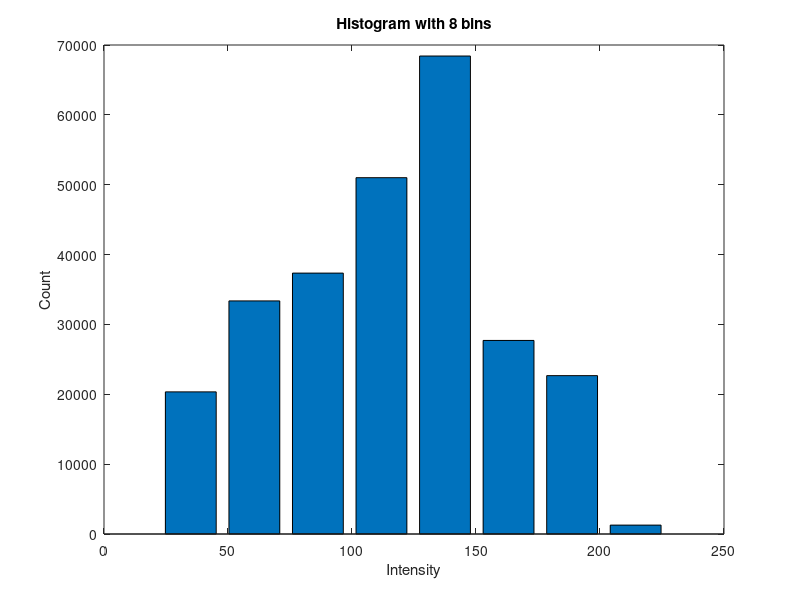
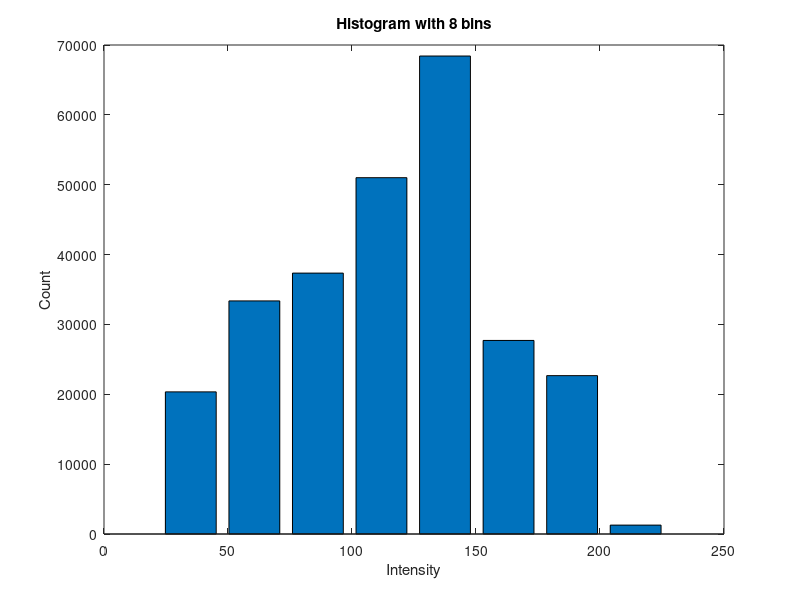
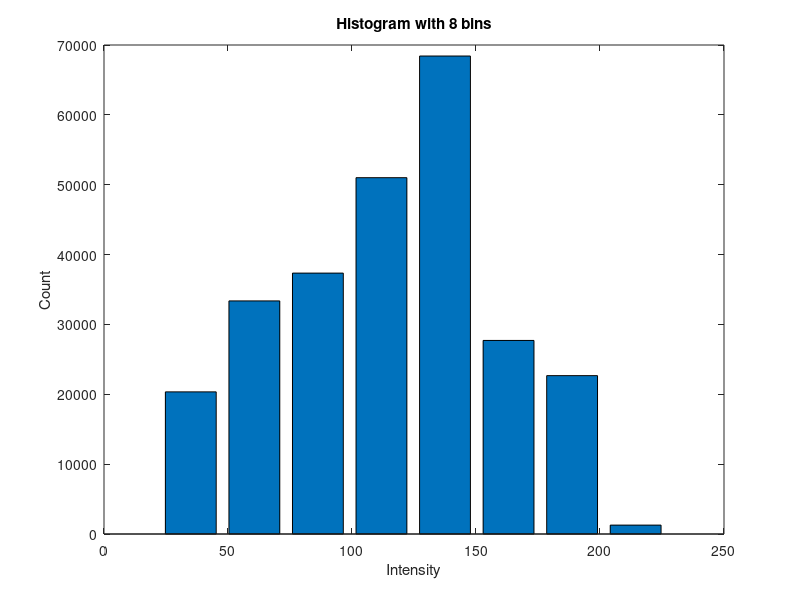
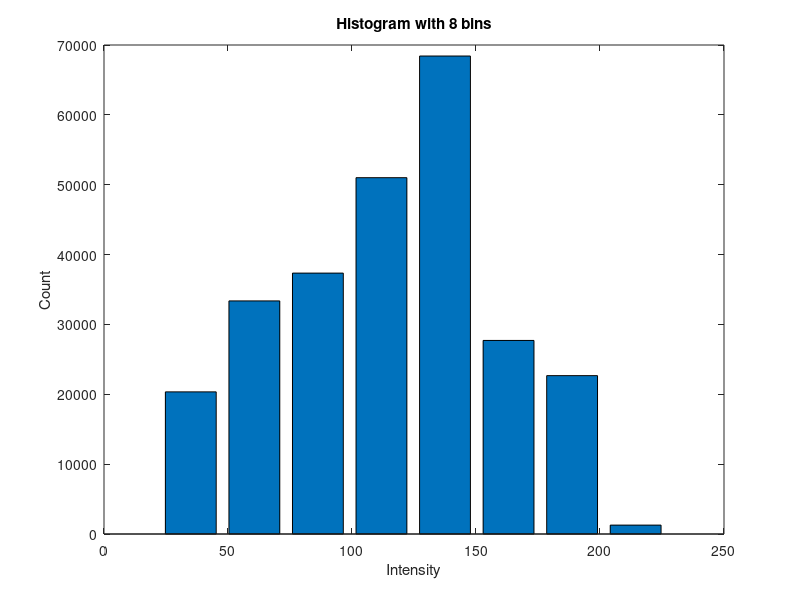

MATLAB code for these plots, in order:
% Import the data from the filehistogram=importdata('imagej_lenna_histogram.txt', ' ', 1);% Plot the data using a bar chartbar(histogram.data(:, 1), histogram.data(:, 2));% Set the title of the graph%title(’Histogram with 16 bins’, ’fontsize’, 16, ’Fontname’, ’Helvetica’)% For GNU octave, use:title('Histogram with 8 bins')% Set the axis labels%xlabel(’Intensity’, ’fontsize’, 16, ’Fontname’, ’Helvetica’)%ylabel(’Count’, ’fontsize’, 16, ’Fontname’, ’Helvetica’)% For GNU octave, use:xlabel('Intensity')ylabel('Count')% Store the graph in an EPS file (vector graphics)%print -depsc histogram_matlab.eps% For GNU octave, use:print -deps -color -FHelvetica:8 "imagej_lenna_histogram.eps"% Store the graph in a PNG file (bitmap)%print -dpng  histogram_matlab.png% For GNU octave, use:print -dpng -color -FHelvetica:8 "imagej_lenna_histogram.png"% Import the data from the filehistogram=importdata('my_lenna_histogram.txt', ' ', 1);% Plot the data using a bar chartbar(histogram.data(:, 1), histogram.data(:, 2));% Set the title of the graph%title(’Histogram with 16 bins’, ’fontsize’, 16, ’Fontname’, ’Helvetica’)% For GNU octave, use:title('Histogram with 8 bins')% Set the axis labels%xlabel(’Intensity’, ’fontsize’, 16, ’Fontname’, ’Helvetica’)%ylabel(’Count’, ’fontsize’, 16, ’Fontname’, ’Helvetica’)% For GNU octave, use:xlabel('Intensity')ylabel('Count')% Store the graph in an EPS file (vector graphics)%print -depsc histogram_matlab.eps% For GNU octave, use:print -deps -color -FHelvetica:8 "my_lenna_histogram.eps"% Store the graph in a PNG file (bitmap)%print -dpng  histogram_matlab.png% For GNU octave, use:print -dpng -color -FHelvetica:8 "my_lenna_histogram.png"% Import the data from the filehistogram=importdata('imagej_lenna_noise_histogram.txt', ' ', 1);% Plot the data using a bar chartbar(histogram.data(:, 1), histogram.data(:, 2));% Set the title of the graph%title(’Histogram with 16 bins’, ’fontsize’, 16, ’Fontname’, ’Helvetica’)% For GNU octave, use:title('Histogram with 8 bins')% Set the axis labels%xlabel(’Intensity’, ’fontsize’, 16, ’Fontname’, ’Helvetica’)%ylabel(’Count’, ’fontsize’, 16, ’Fontname’, ’Helvetica’)% For GNU octave, use:xlabel('Intensity')ylabel('Count')% Store the graph in an EPS file (vector graphics)%print -depsc histogram_matlab.eps% For GNU octave, use:print -deps -color -FHelvetica:8 "imagej_lenna_noise_histogram.eps"% Store the graph in a PNG file (bitmap)%print -dpng  histogram_matlab.png% For GNU octave, use:print -dpng -color -FHelvetica:8 "imagej_lenna_noise_histogram.png"% Import the data from the filehistogram=importdata('my_lenna_noise_histogram.txt', ' ', 1);% Plot the data using a bar chartbar(histogram.data(:, 1), histogram.data(:, 2));% Set the title of the graph%title(’Histogram with 16 bins’, ’fontsize’, 16, ’Fontname’, ’Helvetica’)% For GNU octave, use:title('Histogram with 8 bins')% Set the axis labels%xlabel(’Intensity’, ’fontsize’, 16, ’Fontname’, ’Helvetica’)%ylabel(’Count’, ’fontsize’, 16, ’Fontname’, ’Helvetica’)% For GNU octave, use:xlabel('Intensity')ylabel('Count')% Store the graph in an EPS file (vector graphics)%print -depsc histogram_matlab.eps% For GNU octave, use:print -deps -color -FHelvetica:8 "my_lenna_noise_histogram.eps"% Store the graph in a PNG file (bitmap)%print -dpng  histogram_matlab.png% For GNU octave, use:print -dpng -color -FHelvetica:8 "my_lenna_noise_histogram.png"